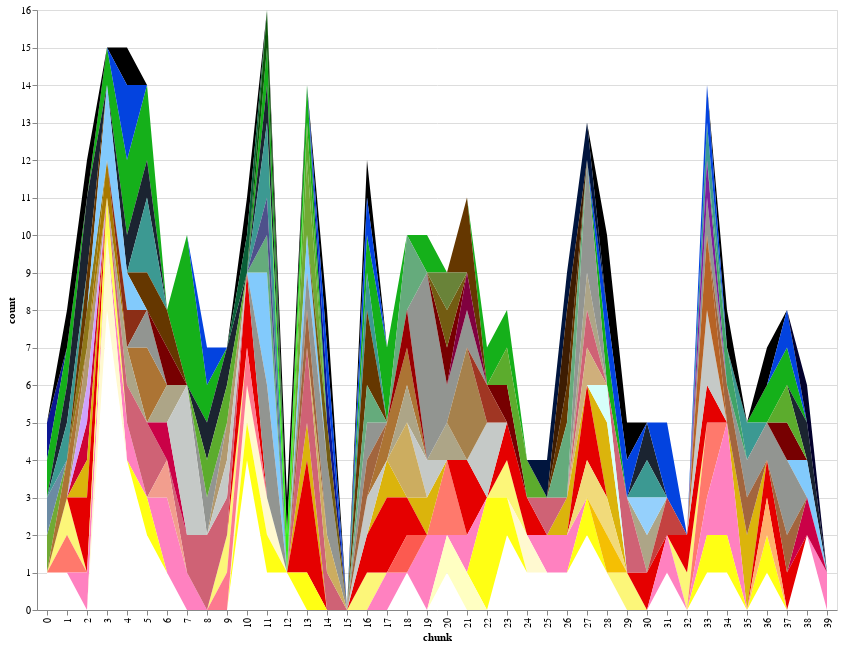

Notebook code cell kept with this figure:
### Code cell
plotA(df2)

### Figure 1 — Vega-Lite specification as saved in the notebook (floating-point values rounded to 4 significant figures; data arrays with more than 128 entries replaced by an {"elided": "..."} marker saying what was removed)
{"$schema": "https://vega.github.io/schema/vega-lite/v3.4.0.json", "config": {"mark": {"tooltip": null}, "view": {"height": 300, "width": 400}}, "data": {"name": "data-b1cd6f055d353be973b2f36fe3480342"}, "datasets": {"data-b1cd6f055d353be973b2f36fe3480342": {"elided": "2520 records"}}, "encoding": {"color": {"field": "hex", "scale": null, "type": "nominal"}, "tooltip": {"field": "color", "type": "nominal"}, "x": {"field": "chunk", "type": "ordinal"}, "y": {"field": "count", "type": "quantitative"}}, "height": 600, "mark": "area", "selection": {"selector020": {"bind": "scales", "type": "interval"}}, "width": 800}
